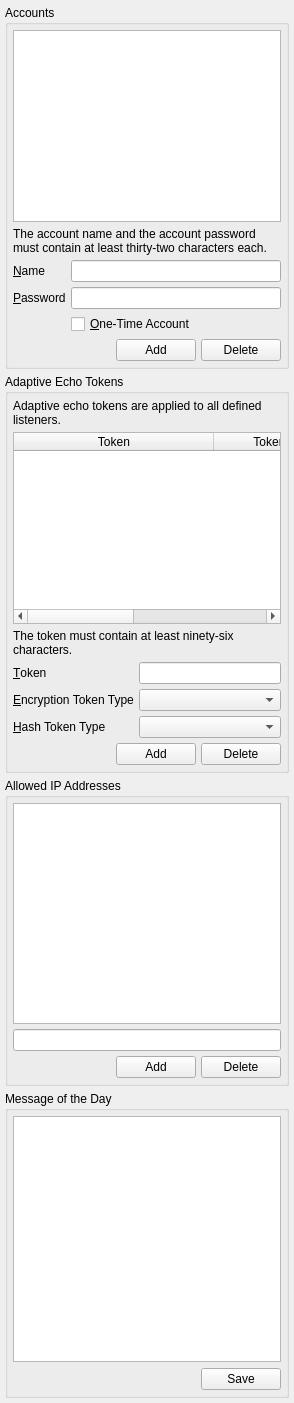
                  <widget class="QWidget" name="scrollAreaWidgetContents_3">
                   <property name="geometry">
                    <rect>
                     <x>0</x>
                     <y>0</y>
                     <width>294</width>
                     <height>1403</height>
                    </rect>
                   </property>
                   <layout class="QVBoxLayout" name="verticalLayout_38">
                    <property name="spacing">
                     <number>5</number>
                    </property>
                    <property name="margin">
                     <number>5</number>
                    </property>
                    <item>
                     <widget class="QGroupBox" name="accountsGB">
                      <property name="title">
                       <string>Accounts</string>
                      </property>
                      <layout class="QVBoxLayout" name="verticalLayout_37">
                       <property name="spacing">
                        <number>5</number>
                       </property>
                       <property name="margin">
                        <number>5</number>
                       </property>
                       <item>
                        <widget class="QListWidget" name="accounts">
                         <property name="tabKeyNavigation">
                          <bool>true</bool>
                         </property>
                         <property name="selectionBehavior">
                          <enum>QAbstractItemView::SelectRows</enum>
                         </property>
                         <property name="horizontalScrollMode">
                          <enum>QAbstractItemView::ScrollPerPixel</enum>
                         </property>
                        </widget>
                       </item>
                       <item>
                        <widget class="QLabel" name="label_88">
                         <property name="text">
                          <string>The account name and the account password must contain at least thirty-two characters each.</string>
                         </property>
                         <property name="wordWrap">
                          <bool>true</bool>
                         </property>
                        </widget>
                       </item>
                       <item>
                        <layout class="QGridLayout" name="gridLayout_6">
                         <property name="spacing">
                          <number>5</number>
                         </property>
                         <item row="0" column="0">
                          <widget class="QLabel" name="label_47">
                           <property name="text">
                            <string>&amp;Name</string>
                           </property>
                           <property name="buddy">
                            <cstring>accountName</cstring>
                           </property>
                          </widget>
                         </item>
                         <item row="1" column="0">
                          <widget class="QLabel" name="label_48">
                           <property name="text">
                            <string>&amp;Password</string>
                           </property>
                           <property name="buddy">
                            <cstring>accountPassword</cstring>
                           </property>
                          </widget>
                         </item>
                         <item row="0" column="1">
                          <widget class="QLineEdit" name="accountName"/>
                         </item>
                         <item row="1" column="1">
                          <widget class="QLineEdit" name="accountPassword">
                           <property name="echoMode">
                            <enum>QLineEdit::Password</enum>
                           </property>
                          </widget>
                         </item>
                         <item row="2" column="1">
                          <widget class="QCheckBox" name="ota">
                           <property name="toolTip">
                            <string>If checked, the account will be removed after a client successfully authenticates itself.</string>
                           </property>
                           <property name="text">
                            <string>&amp;One-Time Account</string>
                           </property>
                          </widget>
                         </item>
                        </layout>
                       </item>
                       <item>
                        <layout class="QHBoxLayout" name="horizontalLayout_52">
                         <property name="spacing">
                          <number>5</number>
                         </property>
                         <item>
                          <spacer name="horizontalSpacer_48">
                           <property name="orientation">
                            <enum>Qt::Horizontal</enum>
                           </property>
                           <property name="sizeHint" stdset="0">
                            <size>
                             <width>40</width>
                             <height>20</height>
                            </size>
                           </property>
                          </spacer>
                         </item>
                         <item>
                          <widget class="QPushButton" name="addAccount">
                           <property name="text">
                            <string>Add</string>
                           </property>
                          </widget>
                         </item>
                         <item>
                          <widget class="QPushButton" name="deleteAccount">
                           <property name="text">
                            <string>Delete</string>
                           </property>
                          </widget>
                         </item>
                        </layout>
                       </item>
                      </layout>
                     </widget>
                    </item>
                    <item>
                     <widget class="QGroupBox" name="groupBox_11">
                      <property name="title">
                       <string>Adaptive Echo Tokens</string>
                      </property>
                      <layout class="QVBoxLayout" name="verticalLayout_63">
                       <property name="spacing">
                        <number>5</number>
                       </property>
                       <property name="margin">
                        <number>5</number>
                       </property>
                       <item>
                        <widget class="QLabel" name="label_93">
                         <property name="text">
                          <string>Adaptive echo tokens are applied to all defined listeners.</string>
                         </property>
                         <property name="wordWrap">
                          <bool>true</bool>
                         </property>
                        </widget>
                       </item>
                       <item>
                        <widget class="QTableWidget" name="ae_tokens">
                         <property name="tabKeyNavigation">
                          <bool>true</bool>
                         </property>
                         <property name="alternatingRowColors">
                          <bool>true</bool>
                         </property>
                         <property name="selectionMode">
                          <enum>QAbstractItemView::SingleSelection</enum>
                         </property>
                         <property name="selectionBehavior">
                          <enum>QAbstractItemView::SelectRows</enum>
                         </property>
                         <property name="horizontalScrollMode">
                          <enum>QAbstractItemView::ScrollPerPixel</enum>
                         </property>
                         <property name="sortingEnabled">
                          <bool>true</bool>
                         </property>
                         <attribute name="horizontalHeaderDefaultSectionSize">
                          <number>200</number>
                         </attribute>
                         <attribute name="horizontalHeaderStretchLastSection">
                          <bool>true</bool>
                         </attribute>
                         <column>
                          <property name="text">
                           <string>Token</string>
                          </property>
                         </column>
                         <column>
                          <property name="text">
                           <string>Token Encryption Type</string>
                          </property>
                         </column>
                         <column>
                          <property name="text">
                           <string>Token Hash Type</string>
                          </property>
                         </column>
                        </widget>
                       </item>
                       <item>
                        <widget class="QLabel" name="label_89">
                         <property name="text">
                          <string>The token must contain at least ninety-six characters.</string>
                         </property>
                         <property name="wordWrap">
                          <bool>true</bool>
                         </property>
                        </widget>
                       </item>
                       <item>
                        <layout class="QGridLayout" name="gridLayout_9">
                         <property name="spacing">
                          <number>5</number>
                         </property>
                         <item row="0" column="1">
                          <widget class="QLineEdit" name="ae_token"/>
                         </item>
                         <item row="0" column="0">
                          <widget class="QLabel" name="label_83">
                           <property name="text">
                            <string>&amp;Token</string>
                           </property>
                           <property name="buddy">
                            <cstring>ae_token</cstring>
                           </property>
                          </widget>
                         </item>
                         <item row="1" column="0">
                          <widget class="QLabel" name="label_84">
                           <property name="text">
                            <string>&amp;Encryption Token Type</string>
                           </property>
                           <property name="buddy">
                            <cstring>ae_e_type</cstring>
                           </property>
                          </widget>
                         </item>
                         <item row="1" column="1">
                          <widget class="QComboBox" name="ae_e_type">
                           <property name="sizeAdjustPolicy">
                            <enum>QComboBox::AdjustToContents</enum>
                           </property>
                          </widget>
                         </item>
                         <item row="2" column="0">
                          <widget class="QLabel" name="label_85">
                           <property name="text">
                            <string>&amp;Hash Token Type</string>
                           </property>
                           <property name="buddy">
                            <cstring>ae_h_type</cstring>
                           </property>
                          </widget>
                         </item>
                         <item row="2" column="1">
                          <widget class="QComboBox" name="ae_h_type">
                           <property name="sizeAdjustPolicy">
                            <enum>QComboBox::AdjustToContents</enum>
                           </property>
                          </widget>
                         </item>
                        </layout>
                       </item>
                       <item>
                        <layout class="QHBoxLayout" name="horizontalLayout_81">
                         <property name="spacing">
                          <number>5</number>
                         </property>
                         <item>
                          <spacer name="horizontalSpacer_65">
                           <property name="orientation">
                            <enum>Qt::Horizontal</enum>
                           </property>
                           <property name="sizeHint" stdset="0">
                            <size>
                             <width>40</width>
                             <height>20</height>
                            </size>
                           </property>
                          </spacer>
                         </item>
                         <item>
                          <widget class="QPushButton" name="addAEToken">
                           <property name="text">
                            <string>Add</string>
                           </property>
                          </widget>
                         </item>
                         <item>
                          <widget class="QPushButton" name="deleteAEToken">
                           <property name="text">
                            <string>Delete</string>
                           </property>
                          </widget>
                         </item>
                        </layout>
                       </item>
                      </layout>
                     </widget>
                    </item>
                    <item>
                     <widget class="QGroupBox" name="approvedIPs">
                      <property name="title">
                       <string>Allowed IP Addresses</string>
                      </property>
                      <property name="checked">
                       <bool>false</bool>
                      </property>
                      <layout class="QVBoxLayout" name="verticalLayout_36">
                       <property name="spacing">
                        <number>5</number>
                       </property>
                       <property name="margin">
                        <number>5</number>
                       </property>
                       <item>
                        <widget class="QListWidget" name="acceptedIPList">
                         <property name="tabKeyNavigation">
                          <bool>true</bool>
                         </property>
                         <property name="selectionBehavior">
                          <enum>QAbstractItemView::SelectRows</enum>
                         </property>
                         <property name="horizontalScrollMode">
                          <enum>QAbstractItemView::ScrollPerPixel</enum>
                         </property>
                        </widget>
                       </item>
                       <item>
                        <widget class="QLineEdit" name="acceptedIP">
                         <property name="toolTip">
                          <string>The keyword Any is supported.</string>
                         </property>
                        </widget>
                       </item>
                       <item>
                        <layout class="QHBoxLayout" name="horizontalLayout_49">
                         <property name="spacing">
                          <number>5</number>
                         </property>
                         <item>
                          <spacer name="horizontalSpacer_37">
                           <property name="orientation">
                            <enum>Qt::Horizontal</enum>
                           </property>
                           <property name="sizeHint" stdset="0">
                            <size>
                             <width>40</width>
                             <height>20</height>
                            </size>
                           </property>
                          </spacer>
                         </item>
                         <item>
                          <widget class="QPushButton" name="addAcceptedIP">
                           <property name="text">
                            <string>Add</string>
                           </property>
                          </widget>
                         </item>
                         <item>
                          <widget class="QPushButton" name="deleteAcceptedIP">
                           <property name="text">
                            <string>Delete</string>
                           </property>
                          </widget>
                         </item>
                        </layout>
                       </item>
                      </layout>
                     </widget>
                    </item>
                    <item>
                     <widget class="QGroupBox" name="groupBox_10">
                      <property name="title">
                       <string>Message of the Day</string>
                      </property>
                      <layout class="QVBoxLayout" name="verticalLayout_62">
                       <property name="margin">
                        <number>5</number>
                       </property>
                       <item>
                        <widget class="QPlainTextEdit" name="motd"/>
                       </item>
                       <item>
                        <layout class="QHBoxLayout" name="horizontalLayout_80">
                         <property name="spacing">
                          <number>5</number>
                         </property>
                         <item>
                          <spacer name="horizontalSpacer_63">
                           <property name="orientation">
                            <enum>Qt::Horizontal</enum>
                           </property>
                           <property name="sizeHint" stdset="0">
                            <size>
                             <width>40</width>
                             <height>20</height>
                            </size>
                           </property>
                          </spacer>
                         </item>
                         <item>
                          <widget class="QPushButton" name="saveMOTD">
                           <property name="text">
                            <string>Save</string>
                           </property>
                          </widget>
                         </item>
                        </layout>
                       </item>
                      </layout>
                     </widget>
                    </item>
                   </layout>
                  </widget>
